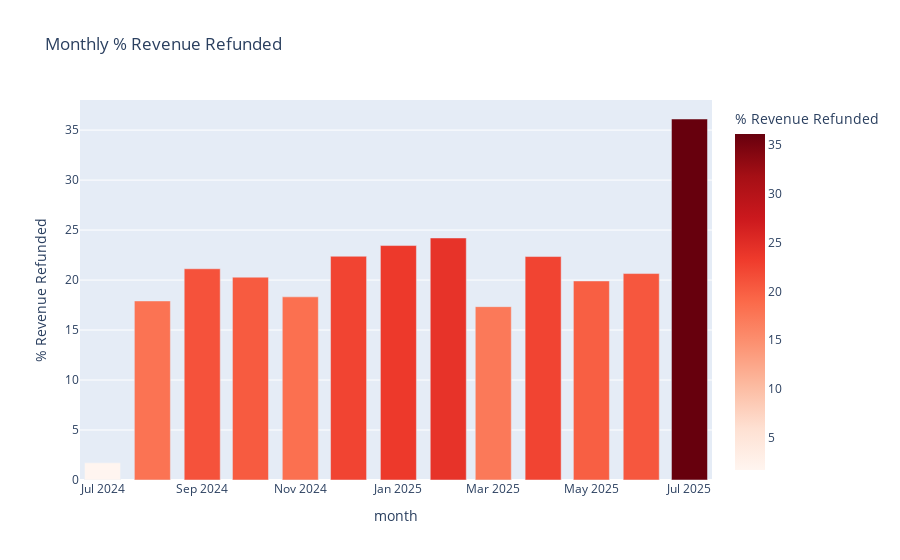

Here is the notebook cell this chart was saved with:
### Code cell
# Build visual of Total MoM refunded

df = views["monthly_sales_returns_summary"].copy()
df["month"] = pd.to_datetime(df["month"])

fig = px.bar(
    df,
    x="month",
    y="percent_revenue_returned",
    color="percent_revenue_returned",
    color_continuous_scale="Reds",
    title="Monthly % Revenue Refunded",
    labels={"percent_revenue_returned": "% Revenue Refunded"}
)

fig.update_layout(hovermode="x unified")
fig.show()

### Figure 1 — Plotly figure (JSON) as saved in the notebook; plotly's stock layout.template omitted (floating-point values rounded to 4 significant figures)
{"data": [{"hovertemplate": "month=%{x}<br>% Revenue Refunded=%{marker.color}<extra></extra>", "legendgroup": "", "marker": {"color": [1.72, 17.91, 21.13, 20.29, 18.32, 22.38, 23.45, 24.21, 17.34, 22.35, 19.91, 20.65, 36.11], "coloraxis": "coloraxis", "pattern": {"shape": ""}}, "name": "", "orientation": "v", "showlegend": false, "textposition": "auto", "type": "bar", "x": ["2024-07-01T00:00:00.000000000", "2024-08-01T00:00:00.000000000", "2024-09-01T00:00:00.000000000", "2024-10-01T00:00:00.000000000", "2024-11-01T00:00:00.000000000", "2024-12-01T00:00:00.000000000", "2025-01-01T00:00:00.000000000", "2025-02-01T00:00:00.000000000", "2025-03-01T00:00:00.000000000", "2025-04-01T00:00:00.000000000", "2025-05-01T00:00:00.000000000", "2025-06-01T00:00:00.000000000", "2025-07-01T00:00:00.000000000"], "xaxis": "x", "y": [1.72, 17.91, 21.13, 20.29, 18.32, 22.38, 23.45, 24.21, 17.34, 22.35, 19.91, 20.65, 36.11], "yaxis": "y"}], "layout": {"barmode": "relative", "coloraxis": {"colorbar": {"title": {"text": "% Revenue Refunded"}}, "colorscale": [[0, "rgb(255,245,240)"], [0.125, "rgb(254,224,210)"], [0.25, "rgb(252,187,161)"], [0.375, "rgb(252,146,114)"], [0.5, "rgb(251,106,74)"], [0.625, "rgb(239,59,44)"], [0.75, "rgb(203,24,29)"], [0.875, "rgb(165,15,21)"], [1, "rgb(103,0,13)"]]}, "hovermode": "x unified", "legend": {"tracegroupgap": 0}, "title": {"text": "Monthly % Revenue Refunded"}, "xaxis": {"anchor": "y", "domain": [0, 1], "title": {"text": "month"}}, "yaxis": {"anchor": "x", "domain": [0, 1], "title": {"text": "% Revenue Refunded"}}}}
